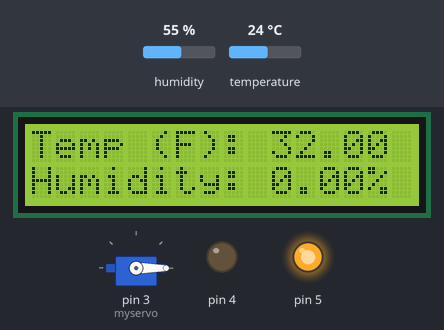
Bench run of a sketch on a simulated Arduino Uno, built with avr-gcc and run on an emulated ATmega328P. On the bench: 16×2 character LCD, servo, output pins drawn as LEDs (lit = HIGH). The test bench sets the inputs (shaded band); at power-on: temperature 24 °C, humidity 55 %.

Above: at 1.2 s.
1.3 s: temperature set to 21.7 °C
At 4.0 s:
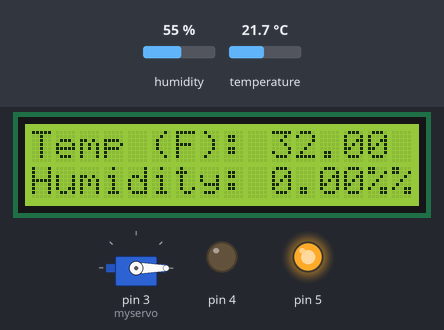
7.5 s: temperature set to 28 °C
At 9.23 s:
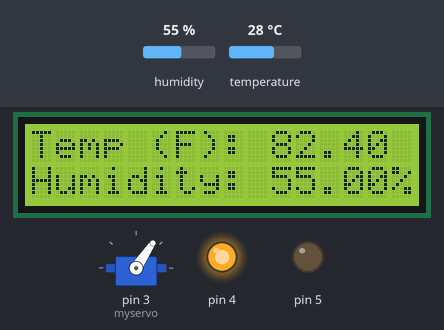
11.4 s: humidity set to 22 %
At 12.54 s:
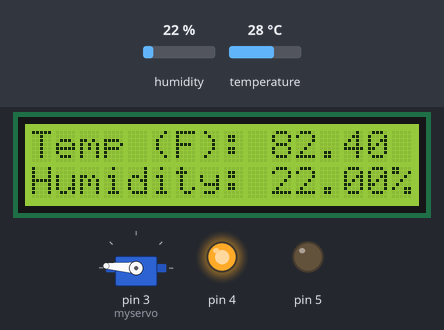
18.5 s: temperature set to 12 °C
At 18.85 s:
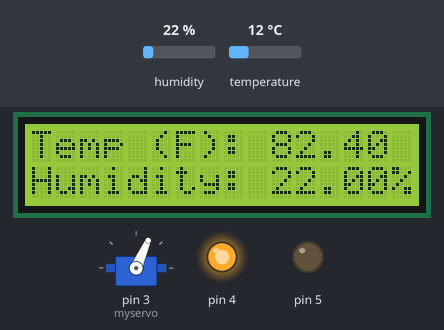
Timing chart, 0 to 21.5 s (numbered marks = the images above; inputs shaded):
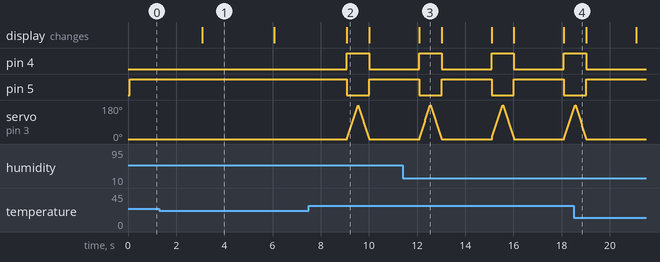

The sketch:

Photothermoelectricity.ino
```cpp
// date: 7/17/2026
// Photothermoelectricity by: Arz0n

#include <dht_nonblocking.h>
#define DHT_SENSOR_TYPE DHT_TYPE_11
#include <LiquidCrystal.h>
LiquidCrystal lcd(7, 8, 9, 10, 11, 12); //set up the pins
#include <Servo.h> //cool library btw
Servo myservo;  // create servo object to control a servo
int ang = 0;    // variable to store the servo angle/position
static const int DHT_SENSOR_PIN = 2;
DHT_nonblocking dht_sensor( DHT_SENSOR_PIN, DHT_SENSOR_TYPE );
void setup()
{
  lcd.begin(16, 2);
  myservo.attach(3);  // make the servo object be attached to pin 3
  pinMode(4, OUTPUT);
  pinMode(5, OUTPUT);
}

static bool measure_environment( float *TC, float *humidity ) // Returns true when time interval lapses and updates temp/humidity via pointers
{
  static unsigned long measurement_timestamp = millis( );

  /* Measure once every four seconds. */
  if( millis( ) - measurement_timestamp > 3000ul )
  {
    if( dht_sensor.measure( TC, humidity ) == true )
    {
      measurement_timestamp = millis( );
      return( true );
    }
  }

  return( false );
}

void loop()
{
  float TC; //initialize the variable Temperature
  float humidity; //initialize the variable Humidity

  // Measure temperature and humidity.  If the functions returns true, then a measurement is available.
  measure_environment( &TC, &humidity );
    float TF = (TC * 9.0)/ 5.0 + 32.0; // Convert Celcius to Fahrenheit

    //Display humidity
    lcd.setCursor(0, 1);
    lcd.print("Humidity: ");
    lcd.print(humidity);
    lcd.print("%");

    // Display Temperature in Celsius
    lcd.setCursor(0, 0);
    lcd.print("Temp (F): ");
    lcd.print(TF);

    if (TF > 73.0) {
      digitalWrite(4, HIGH);
      digitalWrite(5, LOW);
      for (ang = 0; ang <= 180; ang += 2) {
        myservo.write(ang);
        delay(5);
        }
      for (ang = 180; ang >= 0; ang -= 2) {
        myservo.write(ang);
        delay(5);
        }
      }
    else {
      digitalWrite(5, HIGH);
      digitalWrite(4, LOW);
      myservo.write(0);
    }
}

//code NOT inspired by the elegoo super starter kit (I will remove this soon)
```

Measured:
- the behaviour switches between 22.5 and 22.4 °C on temperature (found by bisection; images 0 and 1)
- after the input at 1.3 s, pin 4: stops changing and stays LOW; pin 5: stops changing and stays HIGH; servo on pin 3 (myservo): stops changing and stays 0°
- after the input at 7.5 s, pin 4: LOW → HIGH after 1.6 s, → LOW 0.93 s later; pin 5: HIGH → LOW after 1.6 s, → HIGH 0.93 s later; servo on pin 3 (myservo): rises from 0° to 178° in 0.45 s, then falls to 0° in 0.46 s; the display: changes after 1.6 s (image 2)
- after the input at 11.4 s, the display: changes after 0.68 s (image 3)
- after the input at 18.5 s, pin 4: goes on until 19.0 s, then stays LOW; pin 5: goes on until 19.0 s, then stays HIGH; servo on pin 3 (myservo): goes on until 19.0 s, then stays 0°
- what the display in image 1 shows lasts 3.0 s, from 3.1 s to 6.1 s
